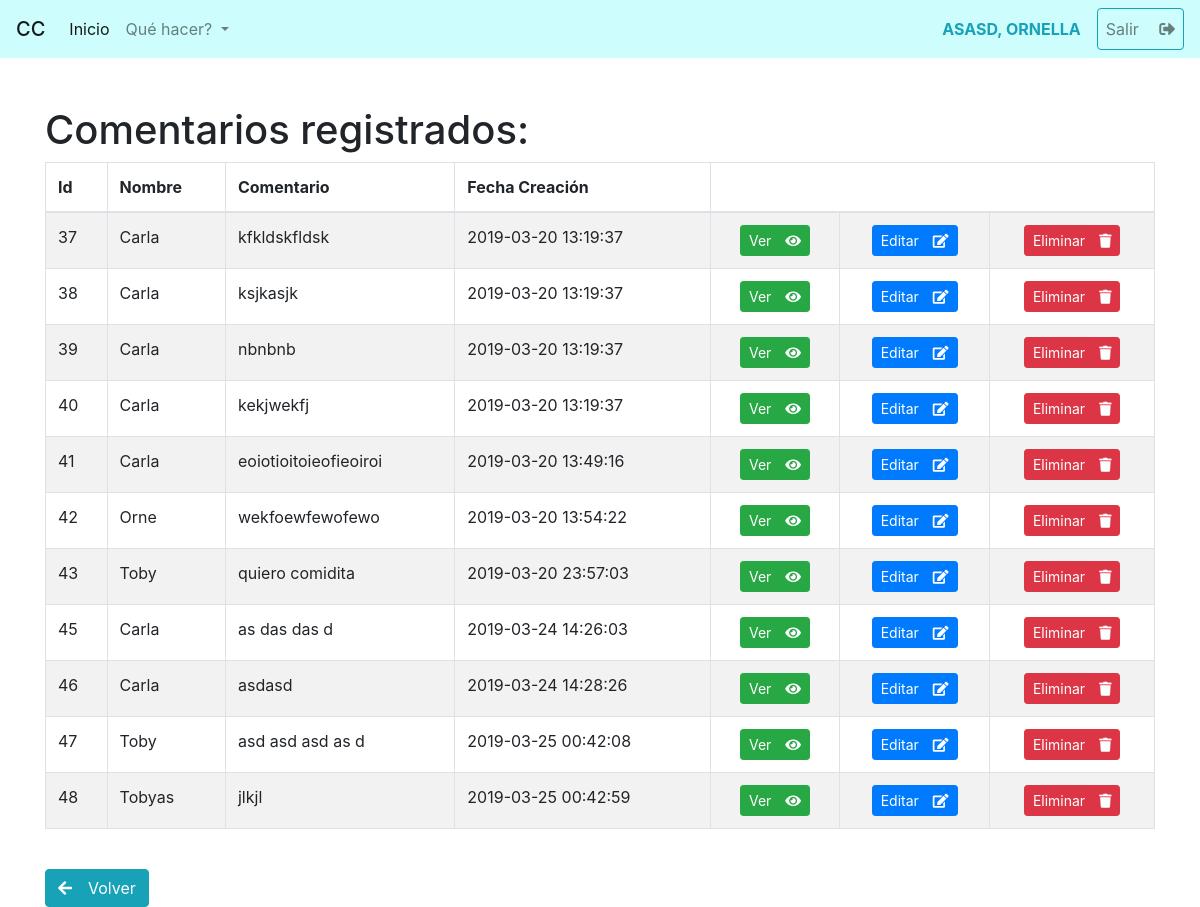
The app's page /listado_comentarios.php (signed in) with its own data.
### tables this page shows
CREATE TABLE `comentarios` (
  `id` int(11) NOT NULL,
  `nombre` varchar(255) NOT NULL,
  `apellido` varchar(255) NOT NULL,
  `email` varchar(255) NOT NULL,
  `comentario` text NOT NULL,
  `fecha_creacion` timestamp NOT NULL DEFAULT CURRENT_TIMESTAMP
);

### listado_comentarios.php (the view, shortened to what this page needs)
<?php
require 'plantillas/cabecera.php';
$con = conectar();
$consulta = $con->query("SELECT id,nombre,comentario,fecha_creacion FROM comentarios ");
$comentarios = $consulta->fetchAll(PDO::FETCH_ASSOC);
?>
<?php if (isset($_SESSION['usuario'])): ?>
    <h1 class="mt-5">Comentarios registrados:</h1>
    <table class="table table-striped table-bordered " cellspacing="10">
        <thead>
        <tr>
            <th>Id</th>
            <th>Nombre</th>
            <th>Comentario</th>
            <th>Fecha Creación</th>
            <th colspan="3"></th>
        </tr>
        </thead>
        <tbody>
        <?php foreach ($comentarios as $comentario): ?>
            <tr>
                <td><?= $comentario['id'] ?></td>
                <td><?= $comentario['nombre'] ?></td>
                <td><?= $comentario['comentario'] ?></td>
                <td><?= $comentario['fecha_creacion'] ?></td>
                <td class="text-center">
                    <form action="<?= ROOT ?>/ver_comentario.php?id=<?= $comentario['id'] ?>" method="post">
                        <button type="submit" class="btn btn-success btn-sm">Ver&emsp;<span class="fa fa-eye"></span>
                        </button>
                    </form>
                </td>
                <td class="text-center">
                    <form action="<?= ROOT ?>/editar_comentario.php?id=<?= $comentario['id'] ?>" method="post">
                        <button type="submit" class="btn btn-primary btn-sm">Editar&emsp;<span
                                    class="fa fa-edit"></span></button>
                    </form>
                </td>
                <td class="text-center">
                    <form action="<?= ROOT ?>/eliminar_comentario.php?id=<?= $comentario['id'] ?>" method="post">
                        <button type="submit" class="btn btn-danger btn-sm">Eliminar&emsp;<span
                                    class="fa fa-trash"></span></button>
                    </form>
                </td>
            </tr>
        <?php endforeach ?>
        </tbody>
    </table>
<?php else:?>
    <br><h5>Para ver los comentarios debes estar registrado. Inicia <a href="<?= ROOT ?>" class="text-info" data-toggle="modal"
                                       data-target="#exampleModal">Sesión acá</a> o <a
                href="<?= ROOT ?>/registro_usuario.php" class="text-info">Crea una cuenta acá.</a></h5>
<?php endif ?>
    <br><a href="<?= ROOT ?>" class="btn btn-info"><span class="fa fa-arrow-left"></span>&emsp;Volver</a>
<?php require 'plantillas/footer.php'; ?>

### plantillas/cabecera.php (shortened to what this page needs)
<!doctype html>
<html lang="es">
<head>
    <link rel="stylesheet" href="https://stackpath.bootstrapcdn.com/bootstrap/4.3.1/css/bootstrap.min.css"
>
    <link rel="stylesheet" href="https://use.fontawesome.com/releases/v5.7.2/css/all.css"
>
</head>
<body>
<header>
    <nav class="navbar navbar-expand-lg navbar-light" style="background-color: #CEFDFD;">
        <span class="navbar-brand mb-0 h1">CC</span>
        <div class="collapse navbar-collapse" id="navbarNav">
            <ul class="navbar-nav ">
                <li class="nav-item active">
                    <a class="nav-link" href="<?= ROOT ?>/index.php">Inicio<span class="sr-only">(current)</span></a>
                </li>
                <li class="nav-item dropdown">
                    <a class="nav-link dropdown-toggle" href="#" id="navbarDropdown" role="button" data-toggle="dropdown" aria-haspopup="true" aria-expanded="false">
                        Qué hacer?
                    </a>
                </li>
            </ul>
            <ul class="navbar-nav ml-auto">
                <form class="form-inline my-2 my-lg-0">
                    <?php if (isset($_SESSION['usuario'])):?>
                        <a href="<?= ROOT ?>/perfil_usuario.php" class="text-info text-uppercase">
                            <strong><?= $_SESSION['usuario']['apellido'] ?>, <?= $_SESSION['usuario']['nombre'] ?></strong></a>&emsp;
                        <a href="<?= ROOT ?>/cerrar_sesion.php">
                            <button type="button" class="nav-link btn btn-outline-info my-2 my-sm-0" data-toggle="modal"
                                    data-target="#exampleModal" data-whatever="email@...">
                                Salir &emsp;<i class="fas fa-sign-out-alt"></i>
                            </button>
                        </a>
                <?php endif ?>
            </ul>
        </div>
    </nav>
</header>
<div class="container">

### plantillas/footer.php (shortened to what this page needs)
</div>
</body>
</html>

### records on screen
comentarios: id "37", nombre "Carla", comentario "kfkldskfldsk", fecha_creacion "2019-03-20 13:19:37"
comentarios: id "38", nombre "Carla", comentario "ksjkasjk", fecha_creacion "2019-03-20 13:19:37"
comentarios: id "39", nombre "Carla", comentario "nbnbnb", fecha_creacion "2019-03-20 13:19:37"
comentarios: id "40", nombre "Carla", comentario "kekjwekfj", fecha_creacion "2019-03-20 13:19:37"
comentarios: id "41", nombre "Carla", comentario "eoiotioitoieofieoiroi", fecha_creacion "2019-03-20 13:49:16"
comentarios: id "42", nombre "Orne", comentario "wekfoewfewofewo", fecha_creacion "2019-03-20 13:54:22"
comentarios: id "43", nombre "Toby", comentario "quiero comidita", fecha_creacion "2019-03-20 23:57:03"
comentarios: id "45", nombre "Carla", comentario "as das das d", fecha_creacion "2019-03-24 14:26:03"
comentarios: id "46", nombre "Carla", comentario "asdasd", fecha_creacion "2019-03-24 14:28:26"
comentarios: id "47", nombre "Toby", comentario "asd asd asd as d", fecha_creacion "2019-03-25 00:42:08"
comentarios: id "48", nombre "Tobyas", comentario "jlkjl", fecha_creacion "2019-03-25 00:42:59"

### other values on screen
$_SESSION['usuario']['apellido'] "ASASD"
$_SESSION['usuario']['nombre'] "ORNELLA"
